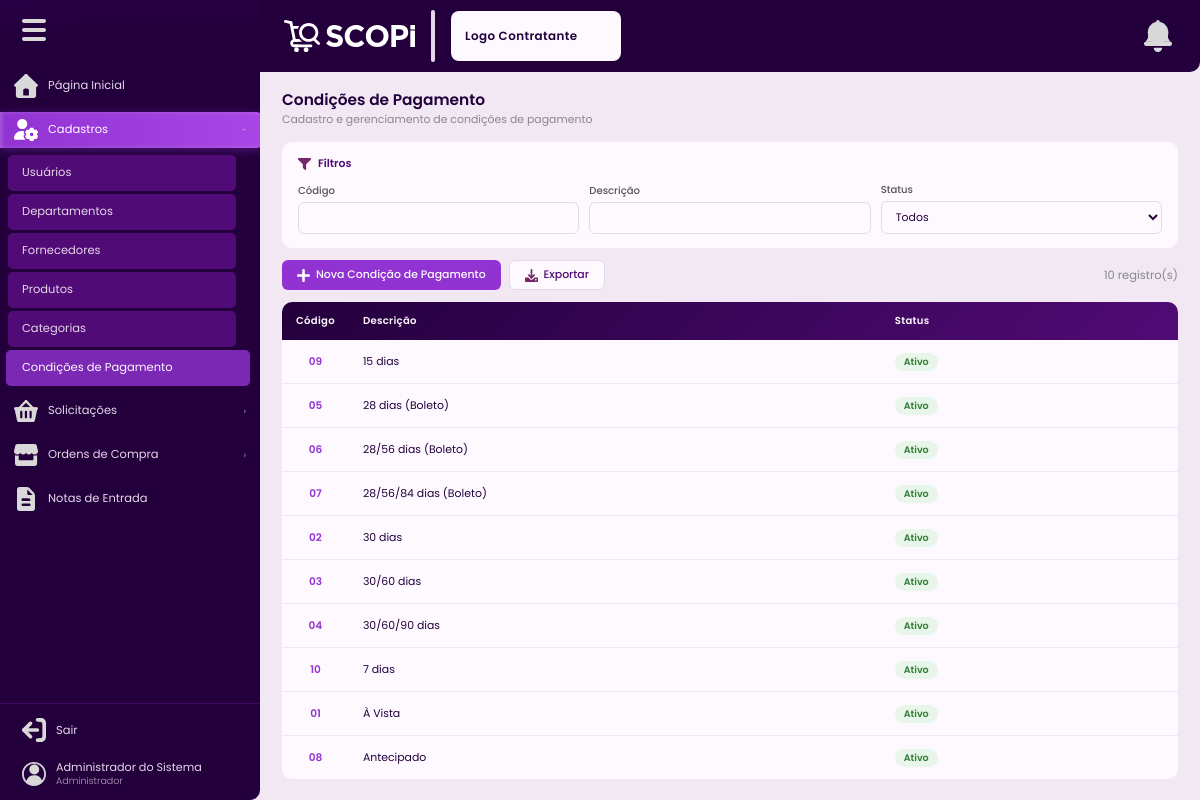
The page /condicoes-pagamento (signed in) on the database its author committed.
### tables this page shows
CREATE TABLE IF NOT EXISTS condicoes_pagamento (
    id           INT UNSIGNED AUTO_INCREMENT PRIMARY KEY,
    codigo       CHAR(2)       NOT NULL UNIQUE,
    descricao    VARCHAR(150)  NOT NULL,
    situacao     ENUM('ativo','inativo') NOT NULL DEFAULT 'ativo',
    criado_em    DATETIME      NOT NULL DEFAULT CURRENT_TIMESTAMP,
    atualizado_em DATETIME     NULL ON UPDATE CURRENT_TIMESTAMP,
    INDEX idx_situacao (situacao)
);

### Controllers/BaseController.php (called while the page is built, shortened)
<?php
class BaseController{
    protected function renderizar(string $view, array $variaveis = []): void {
        extract($variaveis);
        require_once __DIR__ . '/../Views/templates/header.php';
        require_once __DIR__ . '/../Views/' . $view . '.php';
        require_once __DIR__ . '/../Views/templates/footer.php';
    }
}

### Controllers/CondicaoPagamentoControlador.php (called while the page is built, shortened)
<?php
class CondicaoPagamentoControlador extends BaseController {
    private CondicaoPagamentoModelo $modelo;
    public function __construct() {
        $this->modelo = new CondicaoPagamentoModelo();
    }
    public function listar(): void {
        $filtros = $_GET;
        $condicoes = $this->modelo->listarComFiltros($filtros);
        $this->renderizar('cadastros/condicoes-pagamento', compact('condicoes', 'filtros'));
    }
}

### index.php (called while the page is built, shortened)
<?php
require_once __DIR__ . '/Autoloader.php';
$routes = require __DIR__ . '/Config/Routes.php';
$uri = parse_url($_SERVER['REQUEST_URI'] ?? '/', PHP_URL_PATH) ?: '/';
$uri = '/' . trim($uri, '/');
$uri = $uri === '//' ? '/' : $uri;
function matchRoute(string $uri, array $routes): array
{
    foreach ($routes as $route => $handler) {
        $pattern = preg_replace('/\{[^\/]+\}/', '([^\/]+)', $route);
        $pattern = '#^' . rtrim($pattern, '/') . '$#';
        if (preg_match($pattern, rtrim($uri, '/') ?: '/', $matches)) {
            array_shift($matches);
            return [$handler, $matches];
        }
    }
    return [null, []];
}
[$handler, $params] = matchRoute($uri, $routes);
[$controllerName, $method] = $handler;
$controller = new $className();
call_user_func_array([$controller, $method], $params);

### Config/Auxiliares.php (called while the page is built, shortened)
<?php
class Auxiliares {
    public static function escapar(?string $valor): string {
        return htmlspecialchars($valor ?? '', ENT_QUOTES, 'UTF-8');
    }
}

### Autoloader.php (called while the page is built, shortened)
<?php
class Autoloader
{
    public static function register()
    {
        spl_autoload_register(function ($class) {
            $file = str_replace('\\', DIRECTORY_SEPARATOR, $class).'.php';
            if (file_exists($file)) {
                return true;
            }
            return false;
        });
    }
}

### Config/BancoDados.php (called while the page is built, shortened)
<?php
class BancoDados {
    private static ?self $instancia = null;
    private \PDO $conexao;
    private function __construct() {
        $hospedeiro = getenv('DB_HOST') ?: 'mysql';
        $nomeBanco  = getenv('NAME') ?: 'scopi';
        $usuario    = getenv('USER') ?: 'root';
        $senha      = getenv('PASS') !== false ? getenv('PASS') : 'root';
        $port       = getenv('DB_PORT') ?: '3306';
        $dsn = "mysql:host={$hospedeiro};dbname={$nomeBanco};port={$port};charset=utf8mb4";
        $this->conexao = new \PDO($dsn, $usuario, $senha, [
            \PDO::ATTR_ERRMODE            => \PDO::ERRMODE_EXCEPTION,
            \PDO::ATTR_DEFAULT_FETCH_MODE => \PDO::FETCH_ASSOC,
            \PDO::ATTR_EMULATE_PREPARES   => false,
        ]);
    }
    public static function obterInstancia(): self {
        if (self::$instancia === null) self::$instancia = new self();
        return self::$instancia;
    }
    public function obterConexao(): \PDO {
        return $this->conexao;
    }
}

### Models/ModeloBase.php (called while the page is built, shortened)
<?php
abstract class ModeloBase {
    public function __construct() {
        $this->bd = BancoDados::obterInstancia()->obterConexao();
    }
}

### Models/CondicaoPagamentoModelo.php (called while the page is built, shortened)
<?php
class CondicaoPagamentoModelo extends ModeloBase {
    public function listarComFiltros(array $filtros = []): array {
        $sql = "SELECT * FROM condicoes_pagamento WHERE 1=1";
        $p = [];
        $sql .= ' ORDER BY descricao ASC';
        $q = $this->bd->prepare($sql);
        $q->execute($p);
        return $q->fetchAll();
    }
}

### Views/cadastros/condicoes-pagamento.php (the view, shortened to what this page needs)
<div class="pagina-cabecalho">
  <h1 class="pagina-titulo">Condições de Pagamento</h1>
  <p class="pagina-subtitulo">Cadastro e gerenciamento de condições de pagamento</p>
</div>
<div class="painel-filtros">
  <div class="filtros-cabecalho">
    <img src="<?= BASE_URL ?>/public/assets/icons/iconeFiltro.svg" alt=""><span>Filtros</span>
  </div>
  <form method="GET" action="<?= BASE_URL ?>/condicoes-pagamento">
    <div class="filtros-campos">
      <div class="campo-filtro"><label>Código</label><input type="text" name="codigo" id="filtroCodigoCond" value="<?= Auxiliares::escapar($filtros['codigo']??'') ?>" maxlength="2"></div>
      <div class="campo-filtro"><label>Descrição</label><input type="text" name="descricao" id="filtroDescCond" value="<?= Auxiliares::escapar($filtros['descricao']??'') ?>"></div>
      <div class="campo-filtro"><label>Status</label>
        <select name="situacao">
          <option value="">Todos</option>
        </select>
      </div>
    </div>
  </form>
</div>
<div class="barra-acoes">
  <div class="grupo-botoes">
    <button class="btn btn-primario" onclick="Scopi.abrirCadastro('modalCondicao','formCondicao')">
      <img src="<?= BASE_URL ?>/public/assets/icons/iconeInserir.svg" alt=""> Nova Condição de Pagamento
    </button>
    <button class="btn btn-secundario" onclick="window.open('<?= BASE_URL ?>/condicoes-pagamento/exportar' + window.location.search, '_blank')"><img src="<?= BASE_URL ?>/public/assets/icons/iconeDownload.svg" alt=""> Exportar</button>
  </div>
  <span style="font-size:.82rem;color:#888;"><?= count($condicoes) ?> registro(s)</span>
</div>
<div class="tabela-container">
  <table class="tabela" id="tabelaCondicoes">
    <thead><tr>
      <th>Código</th><th>Descrição</th><th>Status</th><th class="coluna-acoes"></th>
    </tr></thead>
    <tbody>
      <?php if(empty($condicoes)): ?>
        <tr><td colspan="4" style="text-align:center;padding:32px;color:#888;">Nenhuma condição de pagamento encontrada.</td></tr>
      <?php else: ?>
        <?php foreach($condicoes as $cp): ?>
        <tr>
          <td><span class="cod-clicavel" onclick="Scopi.abrirRegistro('modalCondicao','formCondicao','/condicoes-pagamento/dados',<?= $cp['id'] ?>,'visualizar')"><?= Auxiliares::escapar($cp['codigo']) ?></span></td>
          <td><?= Auxiliares::escapar($cp['descricao']) ?></td>
          <td><span class="badge badge-<?= $cp['situacao'] ?>"><?= ucfirst($cp['situacao']) ?></span></td>
          <td class="coluna-acoes">
          </td>
        </tr>
        <?php endforeach; ?>
      <?php endif; ?>
    </tbody>
  </table>
</div>

### public/assets/css/estilo.css (style rules this page uses)
:root { --fundo: #FEF9FF; --fundo-tela: #F1E8F4; --fundo-app: #F8F2FB; --escura: #23003C; --media: #510B76; --destaque: #9133D2; --destaque-alt: #5F00A2; --alerta: #C2185B; --sucesso: #2E7D32; --texto: #23003C; --branco: #FEF9FF; --suave: #E4D7EA; --borda: #E4D7EA; --sb-larg: 260px; --sb-min: 72px; --topbar-h: 72px; --raio: 10px; --raio-modal: 14px; --sombra: 0 0 40px rgba(35,0,60,.18); --trans: .22s ease; }
*,*::before,*::after { box-sizing:border-box;margin:0;padding:0 }
html { font-size:14px }
body { font-family:'Poppins',sans-serif;background:var(--fundo-tela);color:var(--texto);display:flex;min-height:100vh;overflow-x:hidden }
button { font-family:'Poppins',sans-serif }
.pagina-cabecalho { padding:18px 0 14px }
.pagina-titulo { font-size:1.1rem;font-weight:600;color:var(--escura);line-height:1.3;margin:0 }
.pagina-subtitulo { font-size:.78rem;font-weight:400;color:#888;margin-top:2px }
.painel-filtros { background:var(--fundo);border-radius:var(--raio);padding:14px 16px;margin-bottom:12px }
.filtros-cabecalho { display:flex;align-items:center;gap:7px;margin-bottom:10px }
.filtros-cabecalho img { width:13px;filter:brightness(0) saturate(100%) invert(20%) sepia(80%) saturate(600%) hue-rotate(260deg) }
.filtros-cabecalho span { font-size:.78rem;font-weight:600;color:var(--media) }
.filtros-campos { display:flex;flex-wrap:wrap;gap:10px;align-items:flex-end }
.campo-filtro { display:flex;flex-direction:column;gap:3px;flex:1;min-width:140px }
.campo-filtro label { font-size:.72rem;font-weight:500;color:#555 }
.campo-filtro input,.campo-filtro select { padding:7px 10px;border:1px solid var(--borda); border-radius:6px;font-family:'Poppins',sans-serif; font-size:.78rem;color:var(--texto);background:var(--fundo); transition:border-color var(--trans); }
.barra-acoes { display:flex;align-items:center;justify-content:space-between;margin-bottom:12px;flex-wrap:wrap;gap:8px }
.grupo-botoes { display:flex;gap:8px;flex-wrap:wrap }
.btn { display:inline-flex;align-items:center;gap:6px; padding:7px 15px;border-radius:6px; font-family:'Poppins',sans-serif;font-size:.78rem;font-weight:500; cursor:pointer;border:none;transition:all var(--trans);line-height:1.3; }
.btn img { width:13px;filter:brightness(0) invert(1) }
.btn-primario { background:var(--destaque);color:var(--branco) }
.btn-secundario { background:var(--fundo);color:var(--media);border:1px solid var(--borda) }
.btn-secundario img { filter:brightness(0) saturate(100%) invert(20%) sepia(80%) saturate(600%) hue-rotate(260deg) }
.tabela-container { background:var(--fundo);border-radius:var(--raio);overflow:hidden }
.tabela { width:100%;border-collapse:collapse;font-size:.78rem }
.tabela thead { background:linear-gradient(135deg,var(--escura),var(--media));color:var(--branco) }
.tabela thead th { padding:11px 14px;text-align:left;font-weight:600;font-size:.72rem;letter-spacing:.3px;white-space:nowrap }
.tabela thead th:first-child,.tabela tbody td:first-child { width:36px;text-align:center }
.tabela tbody tr { border-bottom:1px solid #EDE7F6;transition:background var(--trans);position:relative }
.tabela tbody tr:last-child { border-bottom:none }
.tabela tbody td { padding:10px 14px;vertical-align:middle }
.cod-clicavel { color:var(--destaque);font-weight:600;cursor:pointer;font-size:.75rem }
.coluna-acoes { width:40px;text-align:center }
.badge { display:inline-flex;align-items:center;padding:2px 9px;border-radius:20px;font-size:.68rem;font-weight:600 }
.badge-ativo { background:#E8F5E9;color:#2E7D32 }

### rows shown on the page
condicoes_pagamento: codigo "09", descricao "15 dias", situacao "Ativo"
condicoes_pagamento: codigo "05", descricao "28 dias (Boleto)", situacao "Ativo"
condicoes_pagamento: codigo "06", descricao "28/56 dias (Boleto)", situacao "Ativo"
condicoes_pagamento: codigo "07", descricao "28/56/84 dias (Boleto)", situacao "Ativo"
condicoes_pagamento: codigo "02", descricao "30 dias", situacao "Ativo"
condicoes_pagamento: codigo "03", descricao "30/60 dias", situacao "Ativo"
condicoes_pagamento: codigo "04", descricao "30/60/90 dias", situacao "Ativo"
condicoes_pagamento: codigo "10", descricao "7 dias", situacao "Ativo"
condicoes_pagamento: codigo "01", descricao "À Vista", situacao "Ativo"
condicoes_pagamento: codigo "08", descricao "Antecipado", situacao "Ativo"

### other values the page prints
Auxiliares::escapar($usuario['nome']) "Administrador do Sistema"
Auxiliares::escapar($usuario['perfil']) "Administrador"
count($condicoes) "10"
